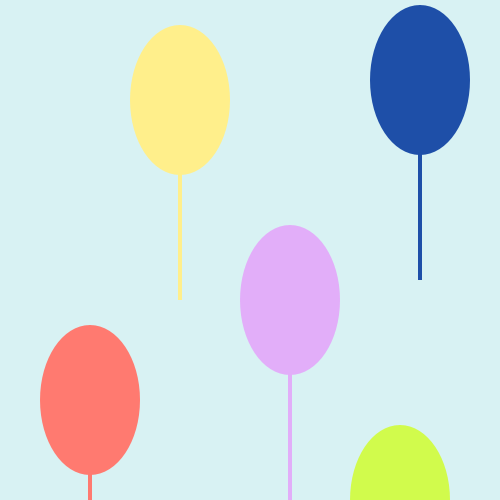
Frame 1 (no input)
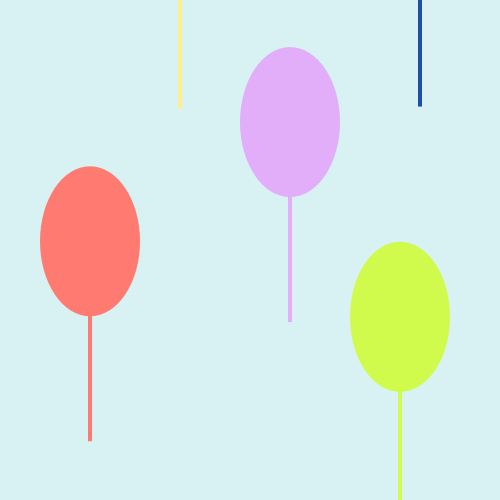
Frame 60 (the mouse pressed at the canvas centre just before this capture)
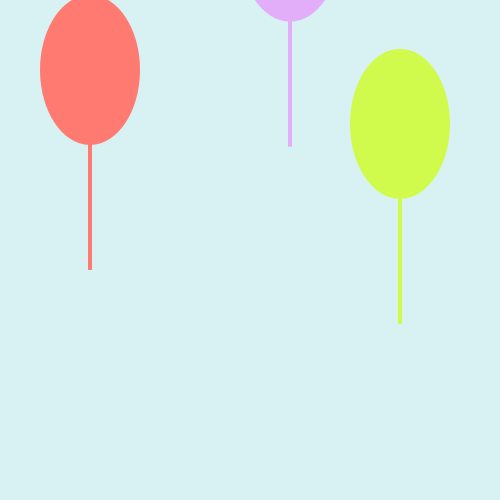
Frame 120 (the mouse held since frame 60 and released just before this capture)

The Processing sketch that drew these frames (run headless with seeded random() and noise(); from frame 60 on, the mouse is pressed at the canvas centre):

// Processing sketch: Exercise2_2Problem2TimingCarolineYau
// ── Exercise2_2Problem2TimingCarolineYau.pde
//Caroline Yau
//Exercise 2.2 In Motion

//Program 2. Timing millis()
//Flying Balloons

int x1 = 90;
int x2 = 180;
int x3 = 290;
int x4 = 400;
int x5 = 420;

float y1 = 400;
float y2 = 100;
float y3 = 300;
float y4 = 500;
float y5 = 80;

int time = 5000;
int currentTime;
int passedTime;
int savedTime = 0;

void setup(){
  size(500, 500);
}

void draw(){
  background(#d8f2f3);
  noStroke();
  currentTime = millis();
  passedTime = currentTime - savedTime;
  fill(#ff7a70); //red balloon 1
  ellipseMode(CENTER);
  ellipse(x1, y1, 100, 150);
  rect(x1-2, y1, 4, 200);
  fill(#ffef8b); //yellow balloon 2
  ellipse(x2, y2, 100, 150);
  rect(x2-2, y2, 4, 200);
  fill(#e2aef9); //purple balloon 3
  ellipse(x3, y3, 100, 150);
  rect(x3-2, y3, 4, 200);
  fill(#d1fb4c); //green balloon 4
  ellipse(x4, y4, 100, 150);
  rect(x4-2, y4, 4, 200);
  fill(#1e4fa8); //blue balloon 5
  ellipse(x5, y5, 100, 150);
  rect(x5-2, y5, 4, 200);
  
  if (passedTime < time){
    y1 -= random(1,5);
    y2 -= random(1,5);
    y3 -= random(1,5);
    y4 -= random(1,5);
    y5 -= random(1,5);
  }
  if (passedTime > time){
    y1 = random(500, 800);
    y2 = random(500, 800);
    y3 = random(500, 800);
    y4 = random(500, 800);
    y5 = random(500, 800);
    savedTime = millis();
  }
}
